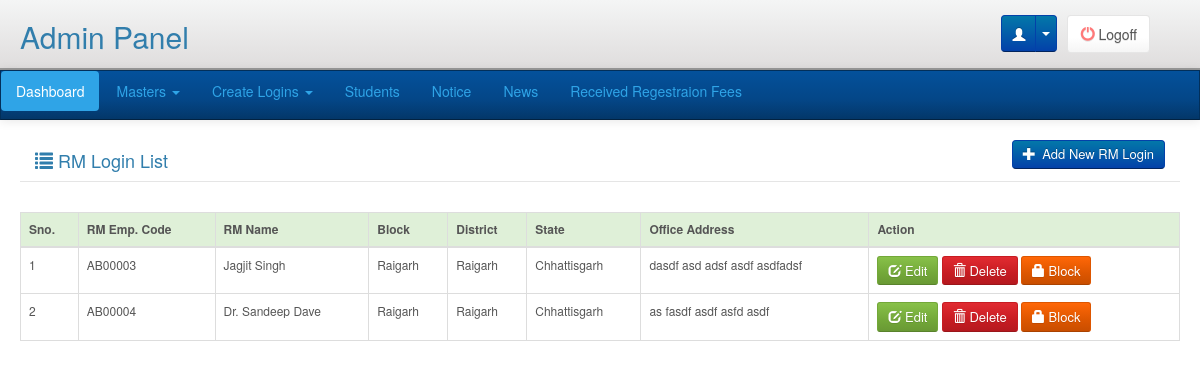
/adminpanel/rm-login/index.php (signed in), run on the app's committed database.
### tables this page shows
CREATE TABLE `rm_login` (
  `R_Id` smallint(6) NOT NULL,
  `R_Emp_Code` varchar(75) NOT NULL,
  `R_State` tinyint(4) NOT NULL,
  `R_District` smallint(6) NOT NULL,
  `R_Block` int(11) NOT NULL,
  `R_Address` varchar(300) NOT NULL,
  `R_Password` varchar(50) NOT NULL,
  `R_Status` tinyint(4) NOT NULL COMMENT '0 for Block and 1 for Unblock'
);

CREATE TABLE `employee_master` (
  `EMP_Id` mediumint(9) NOT NULL,
  `EMP_Code` varchar(75) NOT NULL,
  `EMP_Name` varchar(75) NOT NULL,
  `DOJ` date NOT NULL,
  `EMP_Designation` varchar(75) NOT NULL,
  `EMP_Image` varchar(75) NOT NULL,
  `State_Id` tinyint(4) NOT NULL,
  `District_Id` smallint(6) NOT NULL,
  `Block_Id` int(11) NOT NULL,
  `EMP_Address` varchar(300) NOT NULL,
  `EMP_Contact` varchar(15) NOT NULL,
  `EMP_Email` varchar(50) NOT NULL,
  `EMP_Salary` int(11) NOT NULL,
  `Posting_Place` varchar(50) NOT NULL,
  `Duty_Time` varchar(50) NOT NULL,
  `Visiting_Date_Place` varchar(50) NOT NULL,
  `emp_sign` varchar(100) NOT NULL COMMENT '//emp signature_name',
  `Paymenr_Record` text NOT NULL,
  `Perfromance` text NOT NULL
);

CREATE TABLE `block_master` (
  `Block_Id` int(11) NOT NULL,
  `Block_Name` varchar(50) NOT NULL,
  `District_Id` smallint(6) NOT NULL
);

CREATE TABLE `district_master` (
  `District_Id` smallint(6) NOT NULL,
  `State_Id` tinyint(4) NOT NULL,
  `District_Name` varchar(100) NOT NULL
);

CREATE TABLE `state_master` (
  `State_Id` tinyint(4) NOT NULL,
  `State_Name` varchar(100) NOT NULL
);

### libraries/classes/DBConn.php (called while the page is built, shortened)
<?php
class DBConn  extends Conn {
	 function ExecuteQuery($userQuery)
	{
		$result= mysql_query($userQuery);
                $num_fields = mysql_num_fields($result);
				$obj = array();
				$x=1;
				while($row=mysql_fetch_array($result)){
				  for($j=0;$j<$num_fields;$j++){
					 $name = mysql_field_name($result, $j);
					 $obj[$x][$name]=$row[$name];
					}
					$x++;
					}
     return $obj;
	}
}
?>

### adminpanel/rm-login/index.php (the view, shortened to what this page needs)
<?php
require_once(PATH_LIBRARIES.'/classes/DBConn.php');
include(PATH_ADMIN_INCLUDE.'/header.php');
$db = new DBConn();
$getrmlogin=$db->ExecuteQuery("SELECT R_Id, R_Emp_Code, R_Address, e.EMP_Name, R_Password, b.Block_Name, d.District_Name, s.State_Name, CASE WHEN R_Status = 1 THEN 'Block' WHEN R_Status = 0 THEN 'Unblock' END R_Status
FROM rm_login r
LEFT JOIN block_master b ON r.R_Block = b.Block_Id
LEFT JOIN district_master d ON r.R_District = d.District_Id
LEFT JOIN state_master s ON d.State_Id = s.State_Id
LEFT JOIN employee_master e ON r.R_Emp_Code = e.EMP_Code
");
?>
<div class="main">
	<div class="page-title">
        <div>
            <div class="col-lg-5 pull-left"><h4><i class="glyphicon glyphicon-list"></i> RM Login List</h4></div>
            <div class="col-lg-5 pull-right">
                <div class="ef_header_tools pull-right">
                    <a class="btn btn-primary" href="add_rm.php" title="Add course"><i class="glyphicon glyphicon-plus"></i>&nbsp;Add New RM Login</a>
                </div>
            </div>
        </div>
        <div class="clearfix">&nbsp;</div>
    </div>
    <table class="table table-hover table-bordered" id="addedProducts">
      <thead>
        <tr class="success">
          <th>Sno.</th>
          <th>RM Emp. Code</th>
          <th>RM Name</th>
          <th>Block</th>
          <th>District</th>
          <th>State</th>
          <th>Office Address</th>
          <th>Action</th>
        </tr>
      </thead>
      <tbody>
        <?php
            $i=1;
            foreach($getrmlogin as $getrmloginVal){ ?>
        <tr>
          <td><?php echo $i;?></td>
          <td><?php echo $getrmloginVal['R_Emp_Code'];?></td>
          <td><?php echo $getrmloginVal['EMP_Name'];?></td>
          <td><?php echo $getrmloginVal['Block_Name'];?></td>
          <td><?php echo $getrmloginVal['District_Name'];?></td>
          <td><?php echo $getrmloginVal['State_Name'];?></td>
          <td><?php echo $getrmloginVal['R_Address'];?></td>
          <td><button type="button" id="editbtn" class="btn btn-success btn-sm" onClick="window.location.href='edit_rm.php?id=<?php echo $getrmloginVal['R_Id'];?>'" > <span class="glyphicon glyphicon-edit"></span> Edit </button>
            <button type="button" class="btn btn-danger btn-sm delete" id="<?php echo $getrmloginVal['R_Id']; ?>" name="delete"> <span class="glyphicon glyphicon-trash"></span> Delete </button>
            <?php if($getrmloginVal['R_Status']=="Block"){ ?>
            <button type="button" class="btn btn-warning btn-sm status" id="status-<?php echo $getrmloginVal['R_Id']; ?>" name="status"> <span class="glyphicon glyphicon-lock"></span> <?php echo $getrmloginVal['R_Status'] ?> </button>
            <?php }else{ ?>
            <button type="button" class="btn btn-primary btn-sm status" id="status-<?php echo $getrmloginVal['R_Id']; ?>" name="status"> <i class="fa fa-unlock" aria-hidden="true"></i> <?php echo $getrmloginVal['R_Status'] ?> </button>
            <?php } ?>
            </td>
        </tr>
        <?php $i++;} ?>
      </tbody>
    </table>
</div>

### css/adminpanel_style.css (style rules this page uses)
.table { font-size: 12px; }
.main { margin:20px 20px 100px 20px; }
.btn { padding: 4px 10px; font-size: 13px; text-align: center; cursor: pointer; }
.btn-primary { color: #ffffff; text-shadow: 0 -1px 0 rgba(0,0,0,0.25); background-color: #0362a9; background-image: linear-gradient(to bottom,#0378a9,#0341a9); background-repeat: repeat-x; filter: progid:DXImageTransform.Microsoft.gradient(startColorstr='#000378a8', endColorstr='#000341a8', GradientType=0); border-color: #0341a9 #0341a9 #02245e; }
.btn i { margin-right: 3px; }
.page-title { border-bottom: 1px solid #E5E5E5; margin-bottom:30px; }

### data on the page
rm_login: R_Emp_Code "AB00003", employee_master.EMP_Name "Jagjit Singh", block_master.Block_Name "Raigarh", district_master.District_Name "Raigarh", state_master.State_Name "Chhattisgarh", R_Address "dasdf asd adsf asdf asdfadsf", R_Status "Block"
rm_login: R_Emp_Code "AB00004", employee_master.EMP_Name "Dr. Sandeep Dave", block_master.Block_Name "Raigarh", district_master.District_Name "Raigarh", state_master.State_Name "Chhattisgarh", R_Address "as fasdf asdf asfd asdf", R_Status "Block"
